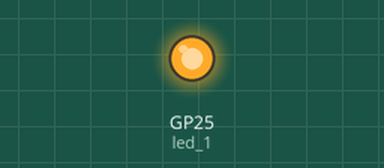
This program was run on a simulated Raspberry Pi Pico running MicroPython. On the bench: output pins drawn as LEDs (lit = HIGH). What the program prints to the serial console is not drawn.

Above: at 1.5 s.
At 4.5 s:
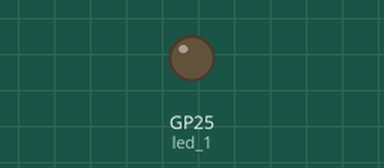
Timing chart, 0 to 7.8 s (numbered marks = the images above):
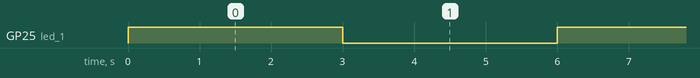

Measured:
- by itself, GP25 (led_1): alternates HIGH for 3.0 s and LOW for 3.0 s

The program:

blink.py
```python
# Blink con Raspberry Pico

from machine import Pin
import time

led_1 = Pin(25, Pin.OUT)

while True:
    print("Ejecutando...");
    led_1.value(1)
    time.sleep(3)
    led_1.value(0)
    time.sleep(3)
```
